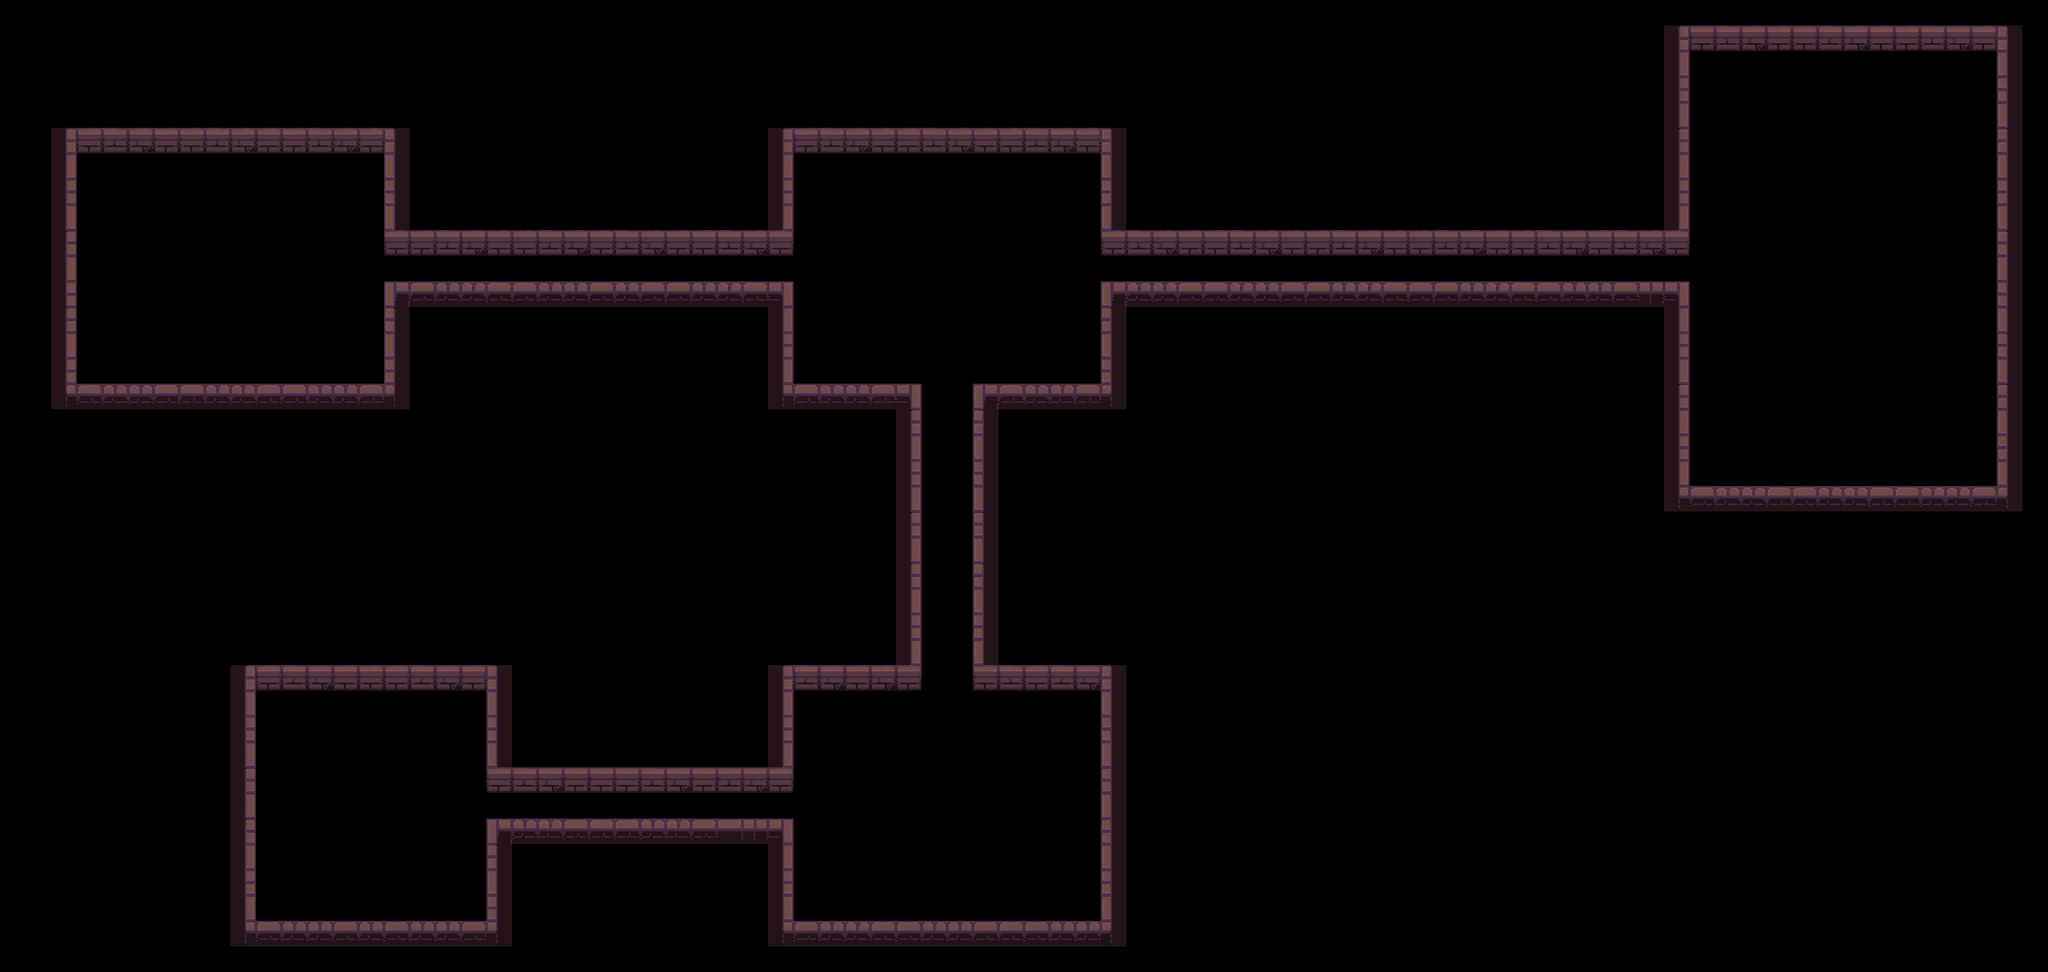

A 2D game scene composited from a Tiled map and its tileset images. What follows is a short description and the map's XML, with every tile layer's data as written:
An orthogonal 80x38 tile map with 64x64 px tiles, 1 tile layer (Walls).

<map version="1.10" tiledversion="1.11.2" orientation="orthogonal" renderorder="right-down" width="80" height="38" tilewidth="64" tileheight="64" infinite="0" nextlayerid="4" nextobjectid="1">
 <tileset firstgid="1" source="Dungeon_Tileset_main.tsx" />
 <layer id="1" name="Walls" width="80" height="38">
  <data encoding="csv">
0,0,0,0,0,0,0,0,0,0,0,0,0,0,0,0,0,0,0,0,0,0,0,0,0,0,0,0,0,0,0,0,0,0,0,0,0,0,0,0,0,0,0,0,0,0,0,0,0,0,0,0,0,0,0,0,0,0,0,0,0,0,0,0,0,0,0,0,0,0,0,0,0,0,0,0,0,0,0,0,
0,0,0,0,0,0,0,0,0,0,0,0,0,0,0,0,0,0,0,0,0,0,0,0,0,0,0,0,0,0,0,0,0,0,0,0,0,0,0,0,0,0,0,0,0,0,0,0,0,0,0,0,0,0,0,0,0,0,0,0,0,0,0,0,0,1,2,3,4,5,2,3,4,5,2,3,4,5,6,0,
0,0,0,0,0,0,0,0,0,0,0,0,0,0,0,0,0,0,0,0,0,0,0,0,0,0,0,0,0,0,0,0,0,0,0,0,0,0,0,0,0,0,0,0,0,0,0,0,0,0,0,0,0,0,0,0,0,0,0,0,0,0,0,0,0,11,0,0,0,0,0,0,0,0,0,0,0,0,16,0,
0,0,0,0,0,0,0,0,0,0,0,0,0,0,0,0,0,0,0,0,0,0,0,0,0,0,0,0,0,0,0,0,0,0,0,0,0,0,0,0,0,0,0,0,0,0,0,0,0,0,0,0,0,0,0,0,0,0,0,0,0,0,0,0,0,21,0,0,0,0,0,0,0,0,0,0,0,0,26,0,
0,0,0,0,0,0,0,0,0,0,0,0,0,0,0,0,0,0,0,0,0,0,0,0,0,0,0,0,0,0,0,0,0,0,0,0,0,0,0,0,0,0,0,0,0,0,0,0,0,0,0,0,0,0,0,0,0,0,0,0,0,0,0,0,0,31,0,0,0,0,0,0,0,0,0,0,0,0,36,0,
0,0,1,2,3,4,5,2,3,4,5,2,3,4,5,6,0,0,0,0,0,0,0,0,0,0,0,0,0,0,1,2,3,4,5,2,3,4,5,2,3,4,5,6,0,0,0,0,0,0,0,0,0,0,0,0,0,0,0,0,0,0,0,0,0,1,0,0,0,0,0,0,0,0,0,0,0,0,6,0,
0,0,11,0,0,0,0,0,0,0,0,0,0,0,0,16,0,0,0,0,0,0,0,0,0,0,0,0,0,0,11,0,0,0,0,0,0,0,0,0,0,0,0,16,0,0,0,0,0,0,0,0,0,0,0,0,0,0,0,0,0,0,0,0,0,11,0,0,0,0,0,0,0,0,0,0,0,0,16,0,
0,0,21,0,0,0,0,0,0,0,0,0,0,0,0,26,0,0,0,0,0,0,0,0,0,0,0,0,0,0,21,0,0,0,0,0,0,0,0,0,0,0,0,26,0,0,0,0,0,0,0,0,0,0,0,0,0,0,0,0,0,0,0,0,0,21,0,0,0,0,0,0,0,0,0,0,0,0,26,0,
0,0,31,0,0,0,0,0,0,0,0,0,0,0,0,36,0,0,0,0,0,0,0,0,0,0,0,0,0,0,31,0,0,0,0,0,0,0,0,0,0,0,0,36,0,0,0,0,0,0,0,0,0,0,0,0,0,0,0,0,0,0,0,0,0,31,0,0,0,0,0,0,0,0,0,0,0,0,36,0,
0,0,1,0,0,0,0,0,0,0,0,0,0,0,0,2,2,3,4,5,2,3,4,5,3,4,5,2,3,4,5,0,0,0,0,0,0,0,0,0,0,0,0,2,3,4,5,2,3,4,5,2,3,4,5,2,3,4,5,2,3,4,5,3,4,5,0,0,0,0,0,0,0,0,0,0,0,0,6,0,
0,0,11,0,0,0,0,0,0,0,0,0,0,0,0,0,0,0,0,0,0,0,0,0,0,0,0,0,0,0,0,0,0,0,0,0,0,0,0,0,0,0,0,0,0,0,0,0,0,0,0,0,0,0,0,0,0,0,0,0,0,0,0,0,0,0,0,0,0,0,0,0,0,0,0,0,0,0,16,0,
0,0,21,0,0,0,0,0,0,0,0,0,0,0,0,51,42,43,44,45,42,43,44,45,44,45,42,43,44,45,54,0,0,0,0,0,0,0,0,0,0,0,0,51,43,44,45,42,43,44,45,42,43,44,45,42,42,43,44,45,42,43,44,45,53,54,0,0,0,0,0,0,0,0,0,0,0,0,26,0,
0,0,1,0,0,0,0,0,0,0,0,0,0,0,0,6,0,0,0,0,0,0,0,0,0,0,0,0,0,0,11,0,0,0,0,0,0,0,0,0,0,0,0,6,0,0,0,0,0,0,0,0,0,0,0,0,0,0,0,0,0,0,0,0,0,11,0,0,0,0,0,0,0,0,0,0,0,0,36,0,
0,0,11,0,0,0,0,0,0,0,0,0,0,0,0,16,0,0,0,0,0,0,0,0,0,0,0,0,0,0,21,0,0,0,0,0,0,0,0,0,0,0,0,16,0,0,0,0,0,0,0,0,0,0,0,0,0,0,0,0,0,0,0,0,0,21,0,0,0,0,0,0,0,0,0,0,0,0,6,0,
0,0,21,0,0,0,0,0,0,0,0,0,0,0,0,26,0,0,0,0,0,0,0,0,0,0,0,0,0,0,31,0,0,0,0,0,0,0,0,0,0,0,0,26,0,0,0,0,0,0,0,0,0,0,0,0,0,0,0,0,0,0,0,0,0,31,0,0,0,0,0,0,0,0,0,0,0,0,16,0,
0,0,41,42,43,44,45,42,43,44,45,42,43,44,45,46,0,0,0,0,0,0,0,0,0,0,0,0,0,0,41,42,43,44,45,54,0,0,51,45,43,44,45,46,0,0,0,0,0,0,0,0,0,0,0,0,0,0,0,0,0,0,0,0,0,1,0,0,0,0,0,0,0,0,0,0,0,0,6,0,
0,0,0,0,0,0,0,0,0,0,0,0,0,0,0,0,0,0,0,0,0,0,0,0,0,0,0,0,0,0,0,0,0,0,0,1,0,0,6,0,0,0,0,0,0,0,0,0,0,0,0,0,0,0,0,0,0,0,0,0,0,0,0,0,0,11,0,0,0,0,0,0,0,0,0,0,0,0,16,0,
0,0,0,0,0,0,0,0,0,0,0,0,0,0,0,0,0,0,0,0,0,0,0,0,0,0,0,0,0,0,0,0,0,0,0,11,0,0,16,0,0,0,0,0,0,0,0,0,0,0,0,0,0,0,0,0,0,0,0,0,0,0,0,0,0,21,0,0,0,0,0,0,0,0,0,0,0,0,26,0,
0,0,0,0,0,0,0,0,0,0,0,0,0,0,0,0,0,0,0,0,0,0,0,0,0,0,0,0,0,0,0,0,0,0,0,21,0,0,26,0,0,0,0,0,0,0,0,0,0,0,0,0,0,0,0,0,0,0,0,0,0,0,0,0,0,31,0,0,0,0,0,0,0,0,0,0,0,0,36,0,
0,0,0,0,0,0,0,0,0,0,0,0,0,0,0,0,0,0,0,0,0,0,0,0,0,0,0,0,0,0,0,0,0,0,0,31,0,0,36,0,0,0,0,0,0,0,0,0,0,0,0,0,0,0,0,0,0,0,0,0,0,0,0,0,0,41,42,43,44,45,42,43,44,45,42,43,44,45,46,0,
0,0,0,0,0,0,0,0,0,0,0,0,0,0,0,0,0,0,0,0,0,0,0,0,0,0,0,0,0,0,0,0,0,0,0,1,0,0,6,0,0,0,0,0,0,0,0,0,0,0,0,0,0,0,0,0,0,0,0,0,0,0,0,0,0,0,0,0,0,0,0,0,0,0,0,0,0,0,0,0,
0,0,0,0,0,0,0,0,0,0,0,0,0,0,0,0,0,0,0,0,0,0,0,0,0,0,0,0,0,0,0,0,0,0,0,11,0,0,16,0,0,0,0,0,0,0,0,0,0,0,0,0,0,0,0,0,0,0,0,0,0,0,0,0,0,0,0,0,0,0,0,0,0,0,0,0,0,0,0,0,
0,0,0,0,0,0,0,0,0,0,0,0,0,0,0,0,0,0,0,0,0,0,0,0,0,0,0,0,0,0,0,0,0,0,0,1,0,0,6,0,0,0,0,0,0,0,0,0,0,0,0,0,0,0,0,0,0,0,0,0,0,0,0,0,0,0,0,0,0,0,0,0,0,0,0,0,0,0,0,0,
0,0,0,0,0,0,0,0,0,0,0,0,0,0,0,0,0,0,0,0,0,0,0,0,0,0,0,0,0,0,0,0,0,0,0,11,0,0,16,0,0,0,0,0,0,0,0,0,0,0,0,0,0,0,0,0,0,0,0,0,0,0,0,0,0,0,0,0,0,0,0,0,0,0,0,0,0,0,0,0,
0,0,0,0,0,0,0,0,0,0,0,0,0,0,0,0,0,0,0,0,0,0,0,0,0,0,0,0,0,0,0,0,0,0,0,21,0,0,26,0,0,0,0,0,0,0,0,0,0,0,0,0,0,0,0,0,0,0,0,0,0,0,0,0,0,0,0,0,0,0,0,0,0,0,0,0,0,0,0,0,
0,0,0,0,0,0,0,0,0,0,0,0,0,0,0,0,0,0,0,0,0,0,0,0,0,0,0,0,0,0,0,0,0,0,0,31,0,0,36,0,0,0,0,0,0,0,0,0,0,0,0,0,0,0,0,0,0,0,0,0,0,0,0,0,0,0,0,0,0,0,0,0,0,0,0,0,0,0,0,0,
0,0,0,0,0,0,0,0,0,1,2,3,4,5,5,2,3,4,5,6,0,0,0,0,0,0,0,0,0,0,1,3,4,5,4,5,0,0,2,3,2,3,4,6,0,0,0,0,0,0,0,0,0,0,0,0,0,0,0,0,0,0,0,0,0,0,0,0,0,0,0,0,0,0,0,0,0,0,0,0,
0,0,0,0,0,0,0,0,0,11,0,0,0,0,0,0,0,0,0,16,0,0,0,0,0,0,0,0,0,0,11,0,0,0,0,0,0,0,0,0,0,0,0,16,0,0,0,0,0,0,0,0,0,0,0,0,0,0,0,0,0,0,0,0,0,0,0,0,0,0,0,0,0,0,0,0,0,0,0,0,
0,0,0,0,0,0,0,0,0,21,0,0,0,0,0,0,0,0,0,26,0,0,0,0,0,0,0,0,0,0,21,0,0,0,0,0,0,0,0,0,0,0,0,26,0,0,0,0,0,0,0,0,0,0,0,0,0,0,0,0,0,0,0,0,0,0,0,0,0,0,0,0,0,0,0,0,0,0,0,0,
0,0,0,0,0,0,0,0,0,31,0,0,0,0,0,0,0,0,0,36,0,0,0,0,0,0,0,0,0,0,31,0,0,0,0,0,0,0,0,0,0,0,0,16,0,0,0,0,0,0,0,0,0,0,0,0,0,0,0,0,0,0,0,0,0,0,0,0,0,0,0,0,0,0,0,0,0,0,0,0,
0,0,0,0,0,0,0,0,0,1,0,0,0,0,0,0,0,0,0,2,3,4,5,5,5,3,4,5,3,4,5,0,0,0,0,0,0,0,0,0,0,0,0,26,0,0,0,0,0,0,0,0,0,0,0,0,0,0,0,0,0,0,0,0,0,0,0,0,0,0,0,0,0,0,0,0,0,0,0,0,
0,0,0,0,0,0,0,0,0,11,0,0,0,0,0,0,0,0,0,0,0,0,0,0,0,0,0,0,0,0,0,0,0,0,0,0,0,0,0,0,0,0,0,16,0,0,0,0,0,0,0,0,0,0,0,0,0,0,0,0,0,0,0,0,0,0,0,0,0,0,0,0,0,0,0,0,0,0,0,0,
0,0,0,0,0,0,0,0,0,1,0,0,0,0,0,0,0,0,0,51,43,44,45,45,42,43,44,45,52,53,54,0,0,0,0,0,0,0,0,0,0,0,0,26,0,0,0,0,0,0,0,0,0,0,0,0,0,0,0,0,0,0,0,0,0,0,0,0,0,0,0,0,0,0,0,0,0,0,0,0,
0,0,0,0,0,0,0,0,0,11,0,0,0,0,0,0,0,0,0,6,0,0,0,0,0,0,0,0,0,0,11,0,0,0,0,0,0,0,0,0,0,0,0,16,0,0,0,0,0,0,0,0,0,0,0,0,0,0,0,0,0,0,0,0,0,0,0,0,0,0,0,0,0,0,0,0,0,0,0,0,
0,0,0,0,0,0,0,0,0,21,0,0,0,0,0,0,0,0,0,16,0,0,0,0,0,0,0,0,0,0,21,0,0,0,0,0,0,0,0,0,0,0,0,26,0,0,0,0,0,0,0,0,0,0,0,0,0,0,0,0,0,0,0,0,0,0,0,0,0,0,0,0,0,0,0,0,0,0,0,0,
0,0,0,0,0,0,0,0,0,31,0,0,0,0,0,0,0,0,0,26,0,0,0,0,0,0,0,0,0,0,31,0,0,0,0,0,0,0,0,0,0,0,0,36,0,0,0,0,0,0,0,0,0,0,0,0,0,0,0,0,0,0,0,0,0,0,0,0,0,0,0,0,0,0,0,0,0,0,0,0,
0,0,0,0,0,0,0,0,0,41,42,43,44,45,44,45,43,44,45,46,0,0,0,0,0,0,0,0,0,0,41,42,43,44,45,42,43,44,45,42,42,43,44,46,0,0,0,0,0,0,0,0,0,0,0,0,0,0,0,0,0,0,0,0,0,0,0,0,0,0,0,0,0,0,0,0,0,0,0,0,
0,0,0,0,0,0,0,0,0,0,0,0,0,0,0,0,0,0,0,0,0,0,0,0,0,0,0,0,0,0,0,0,0,0,0,0,0,0,0,0,0,0,0,0,0,0,0,0,0,0,0,0,0,0,0,0,0,0,0,0,0,0,0,0,0,0,0,0,0,0,0,0,0,0,0,0,0,0,0,0
</data>
 </layer>
</map>
